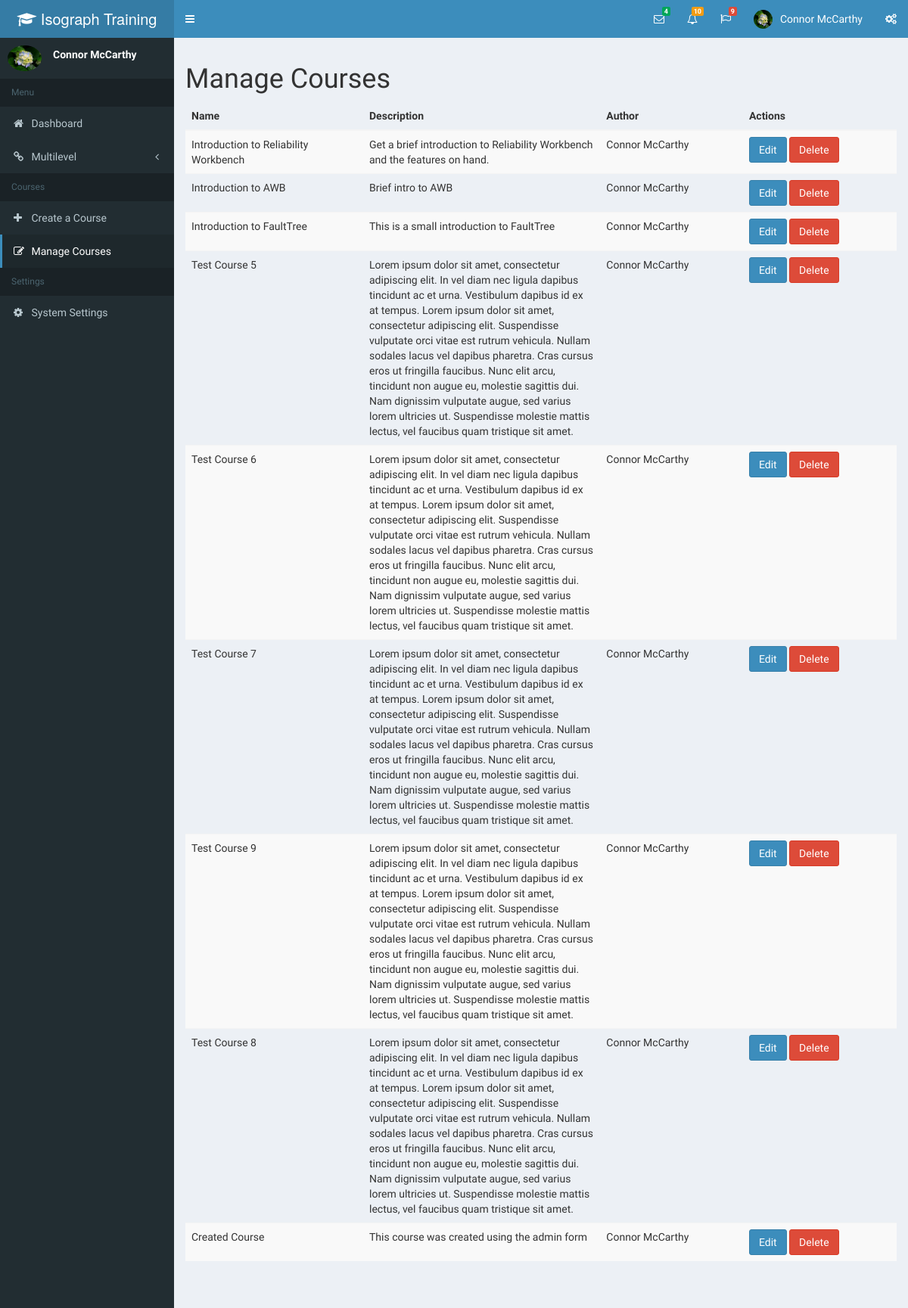
The app's page /admin/managecourse.php (signed in) with its own data.
### tables this page shows
CREATE TABLE `settings` (
  `name` varchar(500) NOT NULL,
  `value` varchar(500) NOT NULL,
  `Display` varchar(6000) NOT NULL,
  `displayOrder` int(5) NOT NULL
);

CREATE TABLE `courses` (
  `id` int(5) NOT NULL,
  `name` varchar(250) NOT NULL,
  `description` longtext NOT NULL,
  `author` varchar(120) NOT NULL,
  `price` varchar(8) NOT NULL
);

CREATE TABLE `staff` (
  `id` int(5) NOT NULL,
  `username` varchar(300) NOT NULL,
  `password` varchar(300) NOT NULL,
  `salt` varchar(300) NOT NULL,
  `name` varchar(1000) NOT NULL,
  `profilePictureLocation` varchar(1000) NOT NULL,
  `level` int(1) NOT NULL,
  `bio` longtext NOT NULL
);

### admin/managecourse.php (the view, shortened to what this page needs)
<?php
require('./inc/site.php');
$admin->top("Create a course");
?>
<h1>Manage Courses</h1>
<table class="table table-responsive table-striped">
	<thead>
		<tr>
			<th>Name</th>
			<th>Description</th>
			<th>Author</th>
			<th>Actions</th>
		</tr>
	</thead>
	<tbody>
			<?php
			$sql = "SELECT *, courses.name as CourseName, courses.id AS courseID FROM courses join staff on courses.author = staff.id";
			$res = $mysqli->query($sql);
			if(!$res)
			{
				echo $mysqli->error;
			}else
			{
				while($row = $res->fetch_assoc())
				{
					echo "<tr><td class='col-xs-3 col-sm-3 col-md-3 col-lg-3'>{$row['CourseName']}</td>
						  <td class='col-xs-4 col-sm-4 col-md-4 col-lg-4'>{$row['description']}</td>
						  <td>{$row['name']}</td>
						  <td><a href='edit.php?c={$row['courseID']}' class='btn btn-primary'>Edit</a> <a href='' id='delete' class='btn btn-danger' data-id='{$row['courseID']}'>Delete </a></td>
						  </tr>";
				}
			}
			?>
	</tbody>
</table>
<?php
$admin->footer();

### admin/inc/site.php (shortened to what this page needs)
<?php
class admin
{
	function top($title)
	{
		$siteName = $this->getSetting('siteName');
		$first_part = basename($_SERVER['PHP_SELF'], ".php");
?>
<!DOCTYPE html>
<html>
<head>
  <link rel="stylesheet" href="bower_components/bootstrap/dist/css/bootstrap.min.css">
  <link rel="stylesheet" href="bower_components/font-awesome/css/font-awesome.min.css">
  <link rel="stylesheet" href="bower_components/Ionicons/css/ionicons.min.css">
  <link rel="stylesheet" href="dist/css/AdminLTE.css">
  <link rel="stylesheet" href="dist/css/skins/skin-blue.min.css">
</head>
<body class="hold-transition skin-blue sidebar-mini">
<div class="wrapper">
  <header class="main-header">
    <a href="index2.html" class="logo">
      <span class="logo-lg"><i class="fa fa-graduation-cap"></i> <?php echo $siteName; ?></span>
    </a>
    <nav class="navbar navbar-static-top" role="navigation">
      <a href="#" class="sidebar-toggle" data-toggle="push-menu" role="button">
      </a>
      <div class="navbar-custom-menu">
        <ul class="nav navbar-nav">
          <li class="dropdown messages-menu">
            <a href="#" class="dropdown-toggle" data-toggle="dropdown">
              <i class="fa fa-envelope-o"></i>
              <span class="label label-success">4</span>
            </a>
          </li>
          <li class="dropdown notifications-menu">
            <a href="#" class="dropdown-toggle" data-toggle="dropdown">
              <i class="fa fa-bell-o"></i>
              <span class="label label-warning">10</span>
            </a>
          </li>
          <li class="dropdown tasks-menu">
            <a href="#" class="dropdown-toggle" data-toggle="dropdown">
              <i class="fa fa-flag-o"></i>
              <span class="label label-danger">9</span>
            </a>
          </li>
          <li class="dropdown user user-menu">
            <a href="#" class="dropdown-toggle" data-toggle="dropdown">
              <img src="<?php if($_SESSION['staffPic']!= "" ){echo $_SESSION['staffPic'];} else {echo "./dist/img/user.png";} ?>" class="user-image" alt="User Image">
              <span class="hidden-xs"><?php echo $_SESSION['staffName']; ?></span>
            </a>
          </li>
          <li>
            <a href="#" data-toggle="control-sidebar"><i class="fa fa-gears"></i></a>
          </li>
        </ul>
      </div>
    </nav>
  </header>
  <aside class="main-sidebar">
    <section class="sidebar">
      <div class="user-panel">
        <div class="pull-left image">
          <img src="<?php if($_SESSION['staffPic']!= "" ){echo $_SESSION['staffPic'];} else {echo "./dist/img/user.png";} ?>" class="img-circle" alt="User Image">
        </div>
        <div class="pull-left info">
          <p><?php echo $_SESSION['staffName']; ?></p>
        </div>
      </div>
      <ul class="sidebar-menu" data-widget="tree">
        <li class="header">Menu</li>
        <li class='<?php if ($first_part=="index") {echo "active"; } ?>'><a href="index.php"><i class="fa fa-home"></i> <span>Dashboard</span></a></li>
        <li class="treeview">
          <a href="#"><i class="fa fa-link"></i> <span>Multilevel</span>
            <span class="pull-right-container">
                <i class="fa fa-angle-left pull-right"></i>
              </span>
          </a>
        </li>
                <li class="header">Courses</li>
        <li class='<?php if ($first_part=="newcourse") {echo "active"; } ?>'><a href="newcourse.php"><i class="fa fa-plus"></i> <span>Create a Course</span></a></li>
        <li class='<?php if ($first_part=="managecourse") {echo "active"; } ?>'><a href="managecourse.php"><i class="fa fa-pencil-square-o"></i> <span>Manage Courses</span></a></li>
         <li class="header">Settings</li>
          <li class='<?php if ($first_part=="settings") {echo "active"; } ?>'><a href="settings.php"><i class="fa fa-cog"></i> <span>System Settings</span></a></li>
      </ul>
    </section>
  </aside>
  <div class="content-wrapper">
    <section class="content container-fluid">
<?php
	}
	function footer()
	{
		?>
		    </section>
  </div>
</div>
</body>
</html>
		<?php
	}
function getSetting($settingName)
{
	require('../inc/db.php');
	$sql = "SELECT * FROM settings WHERE name ='$settingName'";
	$res = $mysqli->query($sql);
	$row = $res->fetch_assoc();
	return $row['value'];
}
}
?>

### records on screen
settings: value "Isograph Training"
courses: name "Introduction to Reliability Workbench", description "Get a brief introduction to Reliability Workbench and the features on hand.", staff.name "Connor McCarthy"
courses: name "Introduction to AWB", description "Brief intro to AWB", staff.name "Connor McCarthy"
courses: name "Introduction to FaultTree", description "This is a small introduction to FaultTree", staff.name "Connor McCarthy"
courses: name "Test Course 5", description "Lorem ipsum dolor sit amet, consectetur adipiscing elit. In vel diam nec ligula dapibus tincidunt ac et urna. Vestibulum dapibus id ex at tempus. Lorem ipsum dolor sit amet, consectetur adipiscing elit. Suspendisse vulputate orci vitae est rutrum vehicula. Nullam sodales lacus vel dapibus pharetra. Cras cursus eros ut fringilla faucibus. Nunc elit arcu, tincidunt non augue eu, molestie sagittis dui. Nam dignissim vulputate augue, sed varius lorem ultricies ut. Suspendisse molestie mattis lectus, vel faucibus quam tristique sit amet.", staff.name "Connor McCarthy"
courses: name "Test Course 6", description "Lorem ipsum dolor sit amet, consectetur adipiscing elit. In vel diam nec ligula dapibus tincidunt ac et urna. Vestibulum dapibus id ex at tempus. Lorem ipsum dolor sit amet, consectetur adipiscing elit. Suspendisse vulputate orci vitae est rutrum vehicula. Nullam sodales lacus vel dapibus pharetra. Cras cursus eros ut fringilla faucibus. Nunc elit arcu, tincidunt non augue eu, molestie sagittis dui. Nam dignissim vulputate augue, sed varius lorem ultricies ut. Suspendisse molestie mattis lectus, vel faucibus quam tristique sit amet.", staff.name "Connor McCarthy"
courses: name "Test Course 7", description "Lorem ipsum dolor sit amet, consectetur adipiscing elit. In vel diam nec ligula dapibus tincidunt ac et urna. Vestibulum dapibus id ex at tempus. Lorem ipsum dolor sit amet, consectetur adipiscing elit. Suspendisse vulputate orci vitae est rutrum vehicula. Nullam sodales lacus vel dapibus pharetra. Cras cursus eros ut fringilla faucibus. Nunc elit arcu, tincidunt non augue eu, molestie sagittis dui. Nam dignissim vulputate augue, sed varius lorem ultricies ut. Suspendisse molestie mattis lectus, vel faucibus quam tristique sit amet.", staff.name "Connor McCarthy"
courses: name "Test Course 9", description "Lorem ipsum dolor sit amet, consectetur adipiscing elit. In vel diam nec ligula dapibus tincidunt ac et urna. Vestibulum dapibus id ex at tempus. Lorem ipsum dolor sit amet, consectetur adipiscing elit. Suspendisse vulputate orci vitae est rutrum vehicula. Nullam sodales lacus vel dapibus pharetra. Cras cursus eros ut fringilla faucibus. Nunc elit arcu, tincidunt non augue eu, molestie sagittis dui. Nam dignissim vulputate augue, sed varius lorem ultricies ut. Suspendisse molestie mattis lectus, vel faucibus quam tristique sit amet.", staff.name "Connor McCarthy"
courses: name "Test Course 8", description "Lorem ipsum dolor sit amet, consectetur adipiscing elit. In vel diam nec ligula dapibus tincidunt ac et urna. Vestibulum dapibus id ex at tempus. Lorem ipsum dolor sit amet, consectetur adipiscing elit. Suspendisse vulputate orci vitae est rutrum vehicula. Nullam sodales lacus vel dapibus pharetra. Cras cursus eros ut fringilla faucibus. Nunc elit arcu, tincidunt non augue eu, molestie sagittis dui. Nam dignissim vulputate augue, sed varius lorem ultricies ut. Suspendisse molestie mattis lectus, vel faucibus quam tristique sit amet.", staff.name "Connor McCarthy"
courses: name "Created Course", description "This course was created using the admin form", staff.name "Connor McCarthy"

### other values on screen
$_SESSION['staffName'] "Connor McCarthy"
